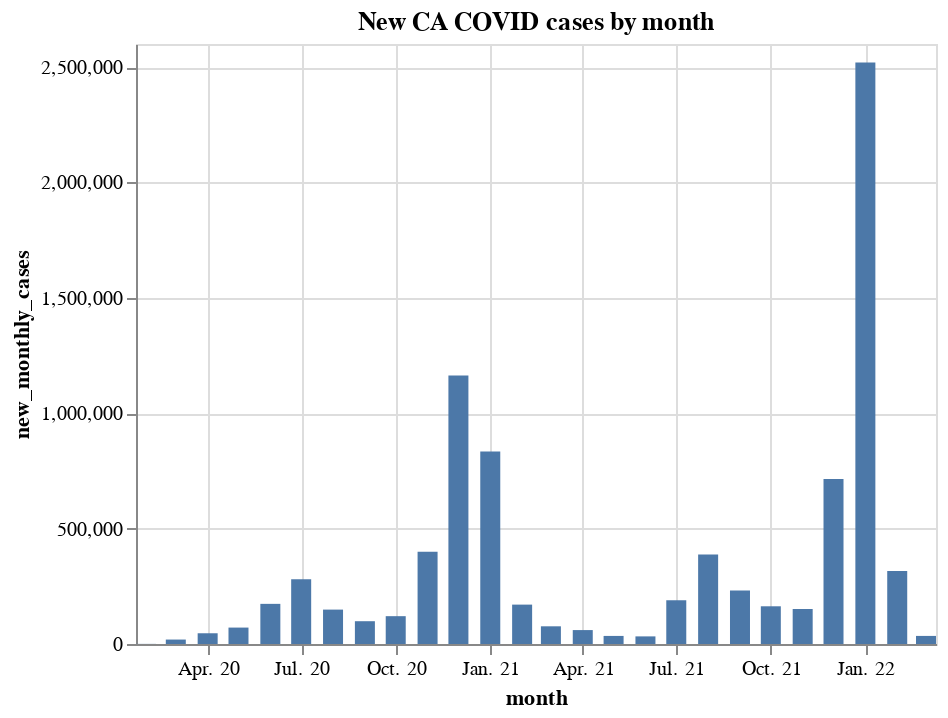

The code cell stored with this chart in its notebook:
### Code cell
alt.Chart(covid_group_months).mark_bar(size=10).encode(
    x=alt.X('month:T', axis=alt.Axis(format="%b. %y")),
    y='new_monthly_cases:Q'
).properties(title='New CA COVID cases by month')

### Figure 1 — Vega-Lite specification as saved in the notebook (floating-point values rounded to 4 significant figures)
{"config": {"view": {"continuousWidth": 400, "continuousHeight": 300}}, "data": {"name": "data-ddca90b550eb71ba3a42b2acf996e7c7"}, "mark": {"type": "bar", "size": 10}, "encoding": {"x": {"type": "temporal", "axis": {"format": "%b. %y"}, "field": "month"}, "y": {"type": "quantitative", "field": "new_monthly_cases"}}, "title": "New CA COVID cases by month", "$schema": "https://vega.github.io/schema/vega-lite/v4.8.1.json", "datasets": {"data-ddca90b550eb71ba3a42b2acf996e7c7": [{"month": "2020-02-01", "new_monthly_cases": 466.0, "new_monthly_covid_cases_per_100k": 1.2}, {"month": "2020-03-01", "new_monthly_cases": 19260.0, "new_monthly_covid_cases_per_100k": 50.7}, {"month": "2020-04-01", "new_monthly_cases": 46540.0, "new_monthly_covid_cases_per_100k": 122.5}, {"month": "2020-05-01", "new_monthly_cases": 71160.0, "new_monthly_covid_cases_per_100k": 187.3}, {"month": "2020-06-01", "new_monthly_cases": 173900.0, "new_monthly_covid_cases_per_100k": 457.8}, {"month": "2020-07-01", "new_monthly_cases": 280800.0, "new_monthly_covid_cases_per_100k": 739.0}, {"month": "2020-08-01", "new_monthly_cases": 149100.0, "new_monthly_covid_cases_per_100k": 392.3}, {"month": "2020-09-01", "new_monthly_cases": 98760.0, "new_monthly_covid_cases_per_100k": 259.9}, {"month": "2020-10-01", "new_monthly_cases": 120600.0, "new_monthly_covid_cases_per_100k": 317.4}, {"month": "2020-11-01", "new_monthly_cases": 400000.0, "new_monthly_covid_cases_per_100k": 1053.0}, {"month": "2020-12-01", "new_monthly_cases": 1164000.0, "new_monthly_covid_cases_per_100k": 3062.0}, {"month": "2021-01-01", "new_monthly_cases": 834500.0, "new_monthly_covid_cases_per_100k": 2196.0}, {"month": "2021-02-01", "new_monthly_cases": 170700.0, "new_monthly_covid_cases_per_100k": 449.1}, {"month": "2021-03-01", "new_monthly_cases": 76680.0, "new_monthly_covid_cases_per_100k": 201.8}, {"month": "2021-04-01", "new_monthly_cases": 60320.0, "new_monthly_covid_cases_per_100k": 158.7}, {"month": "2021-05-01", "new_monthly_cases": 34990.0, "new_monthly_covid_cases_per_100k": 92.1}, {"month": "2021-06-01", "new_monthly_cases": 33000.0, "new_monthly_covid_cases_per_100k": 86.8}, {"month": "2021-07-01", "new_monthly_cases": 189600.0, "new_monthly_covid_cases_per_100k": 499.1}, {"month": "2021-08-01", "new_monthly_cases": 387600.0, "new_monthly_covid_cases_per_100k": 1020.0}, {"month": "2021-09-01", "new_monthly_cases": 231500.0, "new_monthly_covid_cases_per_100k": 609.2}, {"month": "2021-10-01", "new_monthly_cases": 163400.0, "new_monthly_covid_cases_per_100k": 430.1}, {"month": "2021-11-01", "new_monthly_cases": 151700.0, "new_monthly_covid_cases_per_100k": 399.3}, {"month": "2021-12-01", "new_monthly_cases": 714600.0, "new_monthly_covid_cases_per_100k": 1881.0}, {"month": "2022-01-01", "new_monthly_cases": 2520000.0, "new_monthly_covid_cases_per_100k": 6632.0}, {"month": "2022-02-01", "new_monthly_cases": 316700.0, "new_monthly_covid_cases_per_100k": 833.3}, {"month": "2022-03-01", "new_monthly_cases": 35020.0, "new_monthly_covid_cases_per_100k": 92.2}]}}
